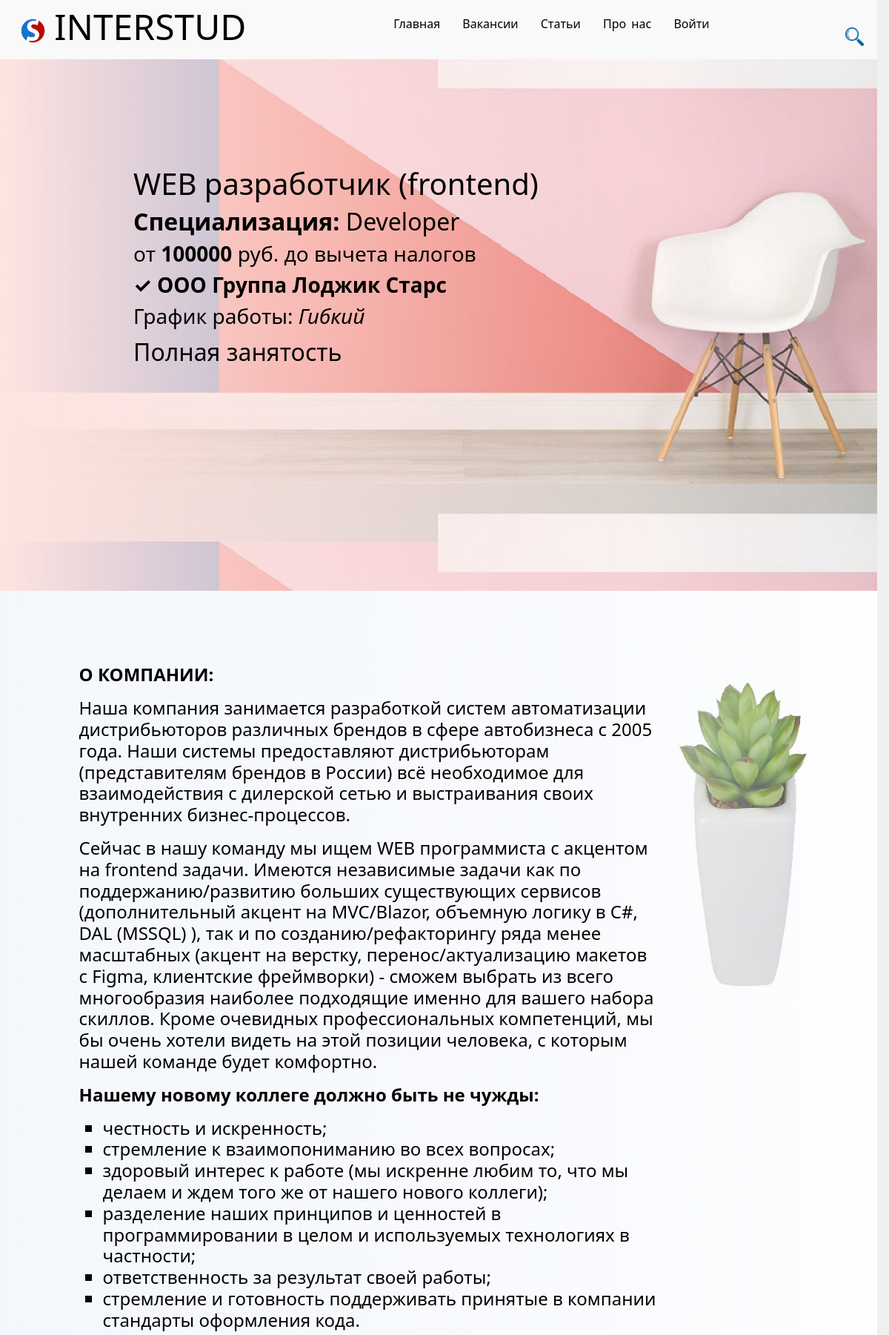
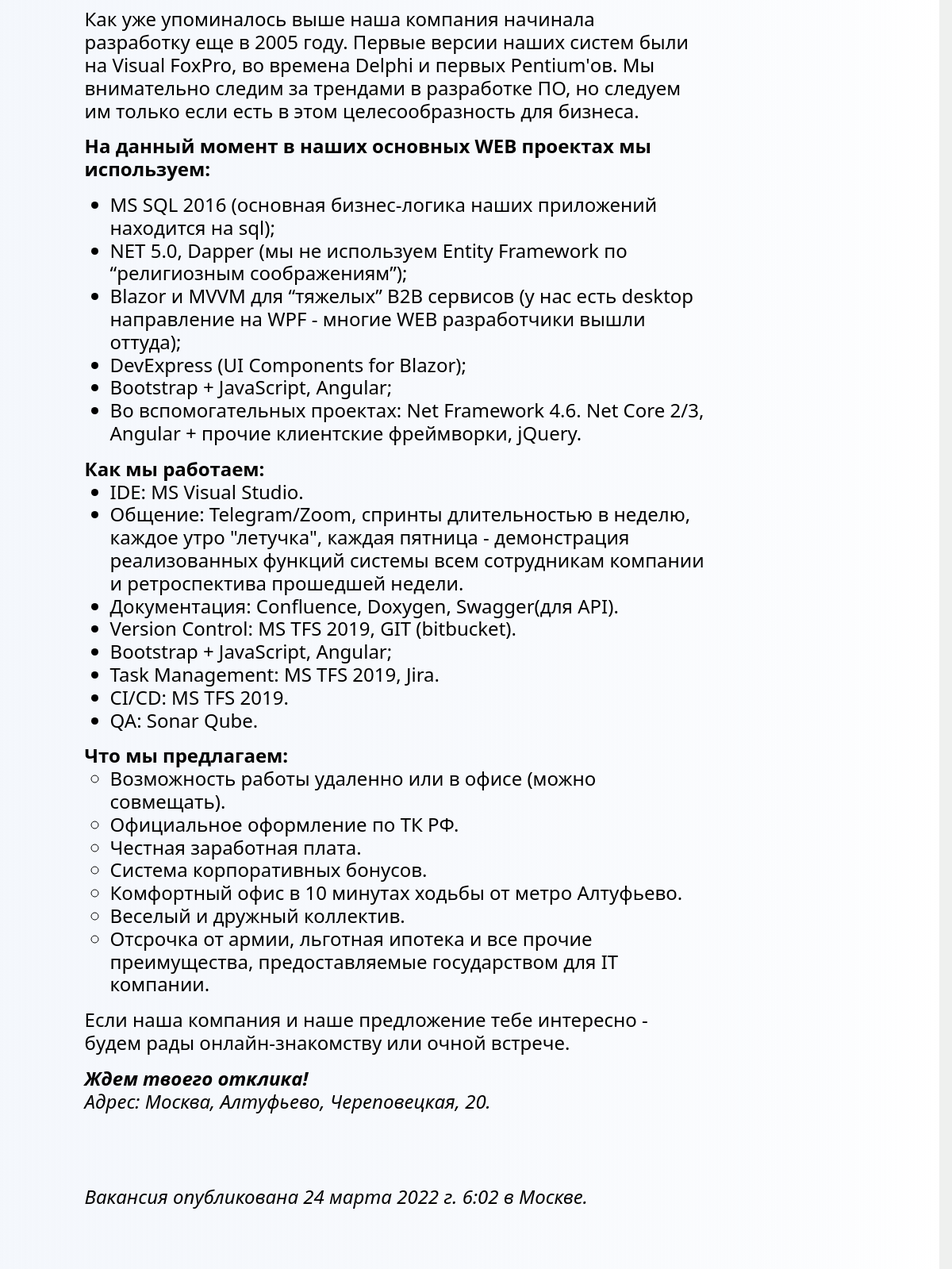
The page /job/2 (upper part) on the database its author committed (2 pictures, top to bottom).
### job/models.py (models this page shows, shortened)
class Job(models.Model):
    title = models.CharField('Название', max_length=50, default='')
    specialty = models.CharField('Специализация', max_length=50, default='')
    salary = models.IntegerField('Зарплата', default=0)
    full_part_time = models.BooleanField('Занятость', default=False)
    work_graph = models.CharField('График работы', max_length=20, default='')
    company = models.CharField('Название компании', max_length=50, default='')
    post_date = models.DateTimeField(default=now)
    score = models.BigIntegerField(default=0)
    number_of_ratings = models.BigIntegerField(default=0)
    anons = models.CharField('Анонс', max_length=250)
    full_text = models.TextField('Статья')
    image = models.ImageField(blank=True, upload_to='job_images/', help_text='150x150px', verbose_name='Ссылка картинки')

### job/views.py (the view)
# urls.py: path('<int:pk>', views.job_detail, name="job_detail"),
def job_detail(request, pk):
    form = CommentForm()
    job = get_object_or_404(Job, id=pk)
    comments = Comment_job.objects.filter(post=pk)
    if request.method == 'POST':
        f = CommentForm(request.POST)
        if f.is_valid():
            comm = f.save(commit=False)
            comm.post = job
            comm.save()
    return render(request, 'job/detail_view.html', {'job': job, 'comments': comments, 'form': form})

### job/forms.py
class CommentForm(ModelForm):
    class Meta:
        model = Comment_job
        fields = ('name', 'email', 'body')
        widgets = {
            "name": TextInput(attrs={
                'class': 'form-control',
                'placeholder': 'Имя',
                'style': 'width: 40vw;'
        }),
            "body": Textarea(attrs={
                'class': 'form-control',
                'placeholder': 'Комментарий',
                'style': 'height:15vh; margin-top:1vw;  width: 40vw;'
            })
        }

### job/templates/job/detail_view.html (shortened to what this page needs)
{% extends 'main/layout.html' %}
{% block content %}
    <div class="bl8 block_vac">
       <h1>{{ job.title }}</h1>
       <h2><b>Специализация:</b> {{ job.specialty }}</h2>
       <h3>от <b>{{ job.salary }}</b> руб. до вычета налогов</h3>
       <h3><b>✓ {{ job.company }}</b></h3>
       <h3>График работы: <i>{{ job.work_graph }}</i></h3>
    </div>
    <div class="bl9 block_vac">
               {{ job.full_text |safe }}
           <p><i>Вакансия опубликована {{ job.post_date }} в Москве.</i></p>
    </div>
{% endblock %}

### main/static/main/css/main.css (style rules this page uses)
* { margin: 0; padding: 0; box-sizing: border-box; }
html, body { background-color: rgb(239, 240, 239); width:98.65vw; height:100vh; }
.block_vac { color: rgb(164, 165, 163); text-align: left; width: 98.65vw; height: 99.65vh; }
.bl8 { background: linear-gradient(to left, transparent, 50%, mistyrose), url("/media/job/title.jpg"); background-size: 100%; color: black; padding: 28vh 7vw 5vh 15vw; }
.bl9 { height: auto; background: linear-gradient(to left, transparent, 30%, rgb(244, 247, 252)), url("/media/job/osn.png"); background-size: 100%; color: black; padding: 5% 25% 5% 9%; font-weight: 500; }
.bl9 h4 { padding-bottom:5%; }

### rows shown on the page
Job: title "WEB разработчик (frontend)", specialty "Developer", salary "100000", company "ООО Группа Лоджик Старс", work_graph "Гибкий", full_text "О КОМПАНИИ: Наша компания занимается разработкой систем автоматизации дистрибьюторов различных брендов в сфере автобизнеса с 2005 года. Наши системы предоставляют дистрибьюторам (представителям брендов в России) всё необходимое для взаимодействия с дилерской сетью и выстраивания своих внутренних бизнес-процессов. Сейчас в нашу команду мы ищем WEB программиста c акцентом на frontend задачи. Имеются независимые задачи как по поддержанию/развитию больших существующих сервисов (дополнительный акцент на MVC/Blazor, объемную логику в C#, DAL (MSSQL) ), так и по созданию/рефакторингу ряда менее масштабных (акцент на верстку, перенос/актуализацию макетов с Figma, клиентские фреймворки) - сможем…", post_date "24 марта 2022 г. 6:02"
